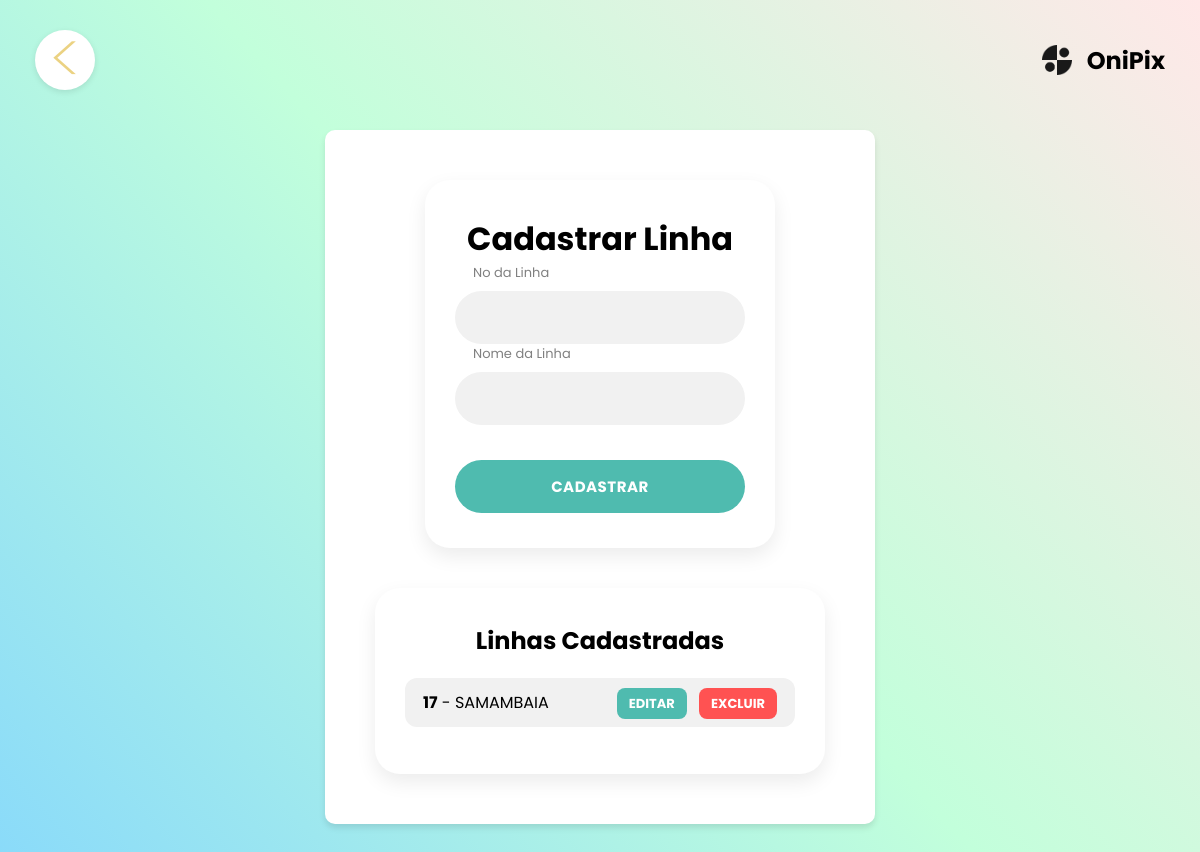
Page /empresa/add_linha/ on the earlier database version.
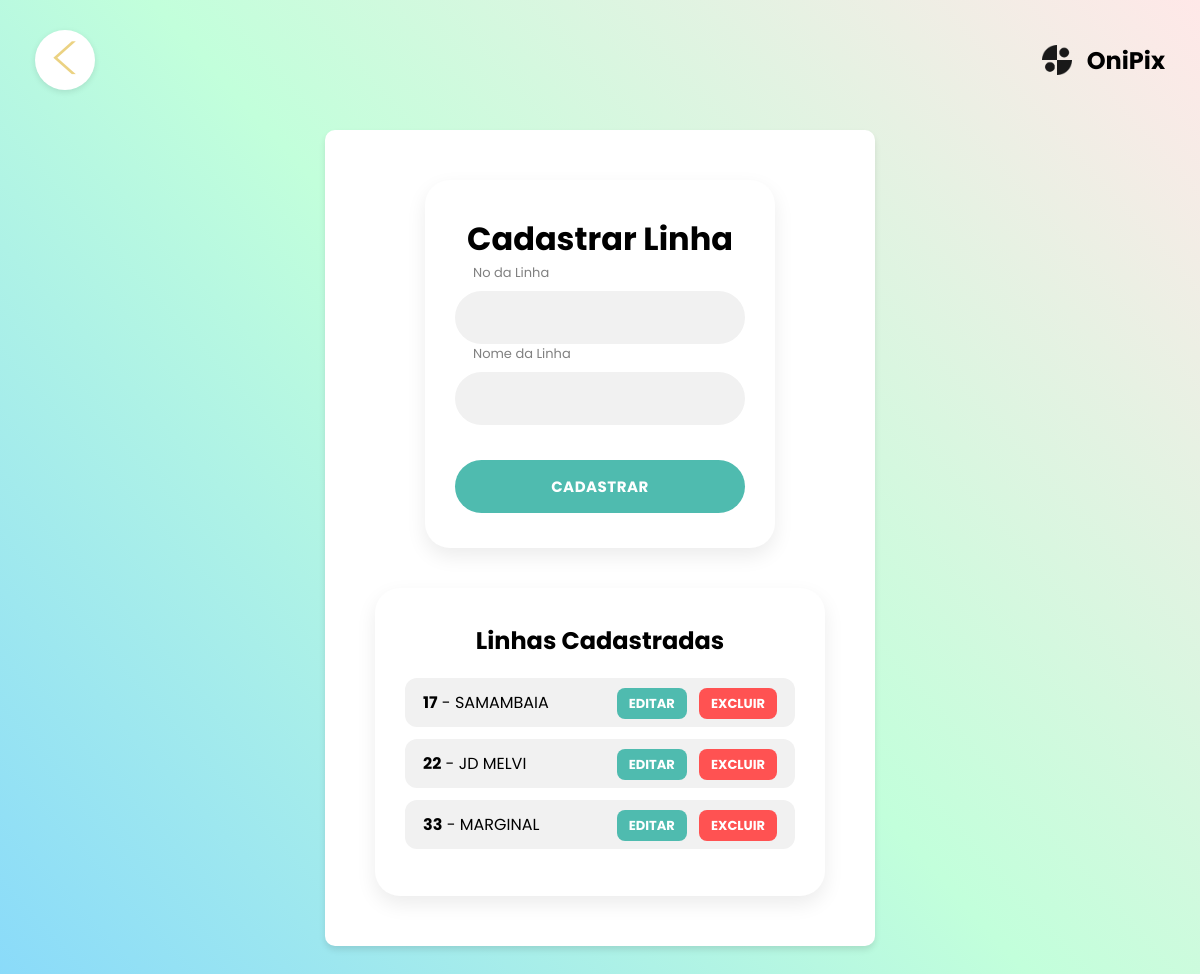
Same page on the later database version.
### app_empresa/models.py (models this page shows, shortened)
class Linha(models.Model):
  idLinha = models.IntegerField(primary_key=True)
  nomeLinha = models.CharField(max_length=100)

### app_empresa/views.py (the view)
# urls.py: path('add_linha/', views.add_linha, name='add_linha'),
def add_linha(request):
    if request.method == 'POST':
        form = LinhaForm(request.POST or None,request.FILES)
        if form.is_valid():
            linha = form.save(commit=False)
            linha.nomeLinha = linha.nomeLinha.upper()
            linha.save()
            messages.success(request, "Linha Cadastrada com Sucesso!")
            return redirect('add_linha')
    else:
        form = LinhaForm()
    linhas = Linha.objects.all().order_by('idLinha')
    context = {
        'form':form,
        'linhas':linhas,
        'previous_url': '/empresa/dashboard/',
        'next_url': '/add_motorista/'
    }
    return render(request, 'add_linha.html',context)

### app_empresa/forms.py (shortened to what this page needs)
class LinhaForm(forms.ModelForm):
  class Meta:
    model = Linha
    fields = ['idLinha','nomeLinha']
    widgets = {
            'idLinha': forms.NumberInput(attrs={'class': 'login-input'}),
            'nomeLinha': forms.TextInput(attrs={'class': 'login-input'}),
        }

### app_empresa/templates/add_linha.html (shortened to what this page needs)
{% extends 'base_page.html' %}
{% block content %}
<div class="container-flex">
    <div class="card-login">
        {% if form.instance.pk %}
        <h1 style="text-align: center;">Editar Linha</h1>
        {% else %}
        <h1 style="text-align: center;">Cadastrar Linha</h1>
        {% endif %}
        <form method="POST"
            action="{% if form.instance.pk %}{% url 'editar_linha' form.instance.pk %}{% else %}{% url 'add_linha' %}{% endif %}">
            <div class="form-group">
                <label for="idLinha">No da Linha</label>
                {{ form.idLinha }}
                <label for="nomeLinha">Nome da Linha</label>
                {{ form.nomeLinha }}
            </div>
            <button type="submit" class="btn-login">
                {% if form.instance.pk %}Atualizar{% else %}Cadastrar{% endif %}
            </button>
        </form>
    </div>
    <div class="card-lista">
        <h2 style="text-align: center;">Linhas Cadastradas</h2>
        <ul class="linha-lista">
            {% for linha in linhas %}
            <li class="linha-item">
                <span><strong>{{ linha.idLinha }}</strong> - {{ linha.nomeLinha }}</span>
                <div class="linha-actions">
                    <a href="{% url 'editar_linha' linha.idLinha %}" class="btn-editar">Editar</a>
                    <a href="{% url 'excluir_linha' linha.idLinha %}" class="btn-excluir"
                        onclick="return confirm('Tem certeza que deseja excluir esta linha?');">Excluir</a>
                </div>
            </li>
            {% empty %}
            <li>Nenhuma linha cadastrada.</li>
            {% endfor %}
        </ul>
    </div>
</div>
{% endblock %}

Differences in the rows shown:
added Linha: idLinha "22", nomeLinha "JD MELVI"
added Linha: idLinha "33", nomeLinha "MARGINAL"
